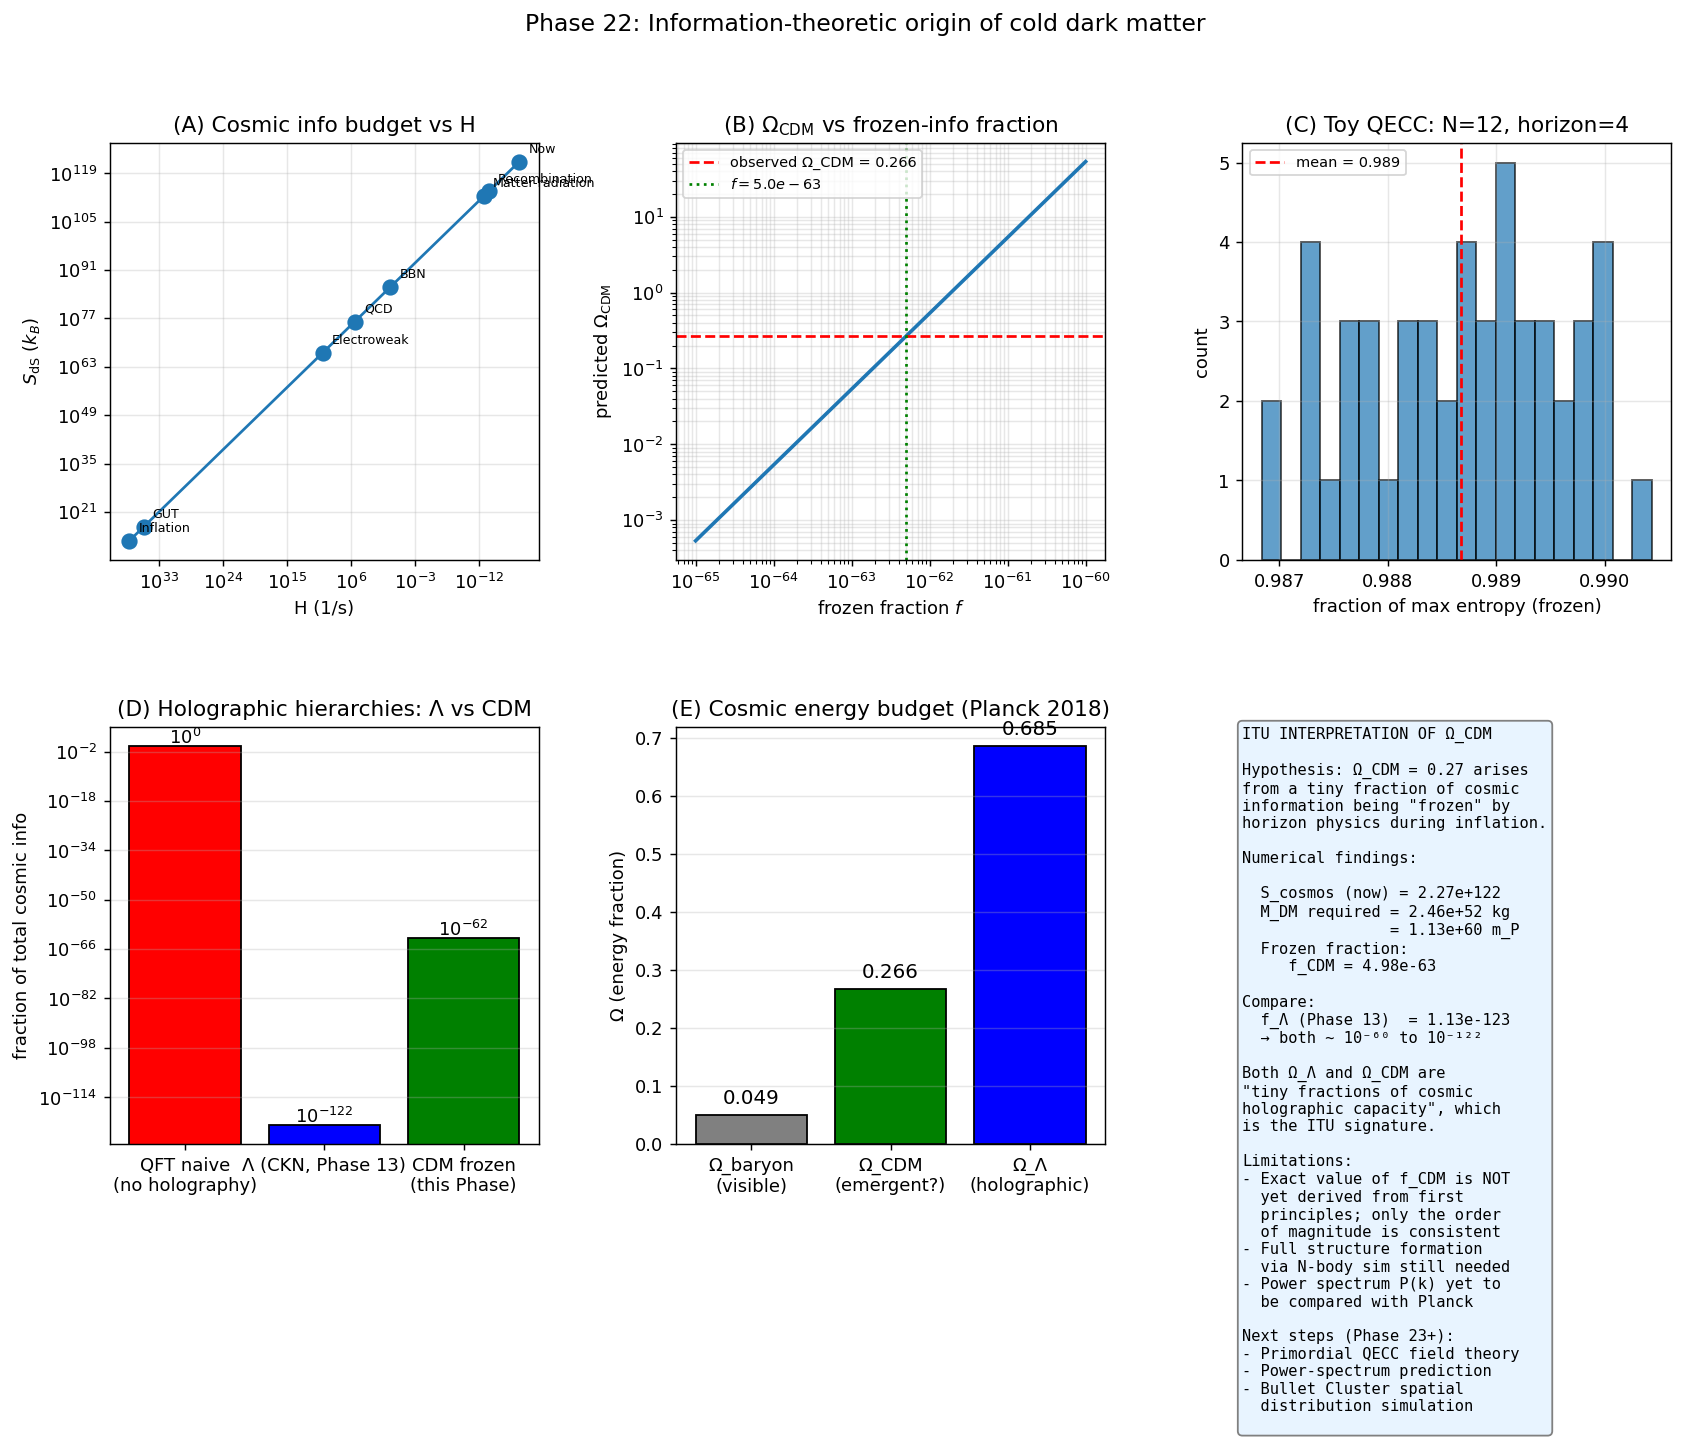

This figure's Python source:
"""
Phase 22: Information-theoretic origin of Ω_CDM = 0.27.

Quantifies the cosmic information budget at various epochs and computes
the "frozen information fraction" f required to produce the observed
cold-dark-matter density. Also demonstrates the mechanism in a small
qubit QECC toy model.

References:
- Bekenstein, PRD 7 (1973) 2333
- Gibbons, Hawking, PRD 15 (1977) 2738 — de Sitter entropy
- Cohen, Kaplan, Nelson, PRL 82 (1999) 4971 — holographic bound on Λ
- Verlinde, SciPost Phys 2 (2017) 016 — emergent dark energy / DM
- Banks, Fischler 2001 — holographic cosmology
- Planck Collaboration, A&A 641 (2020) A6
"""
import numpy as np
import matplotlib.pyplot as plt
from scipy.linalg import eigh

# --------------- Physical constants (SI) ---------------
G_NEWT = 6.6743e-11
C_LIGHT = 2.998e8
HBAR = 1.0546e-34
K_BOLTZ = 1.381e-23
M_SUN = 1.989e30
MPC = 3.086e22

# Planck units
L_PLANCK = np.sqrt(HBAR * G_NEWT / C_LIGHT ** 3)
M_PLANCK = np.sqrt(HBAR * C_LIGHT / G_NEWT)

# Cosmological parameters (Planck 2018)
H0_KMSMPC = 67.4
H0 = H0_KMSMPC * 1e3 / MPC   # 1/s
Omega_m  = 0.315
Omega_b  = 0.049
Omega_L  = 0.685
Omega_CDM = Omega_m - Omega_b   # 0.266

# --------------- de Sitter entropy ---------------
def cosmic_entropy(H):
    """Holographic de Sitter entropy in units of k_B (dimensionless)."""
    R_H = C_LIGHT / H
    return np.pi * (R_H / L_PLANCK) ** 2

def required_DM_mass(H=H0, Omega_CDM=0.266):
    """Total DM mass in current Hubble volume."""
    rho_crit = 3 * H ** 2 / (8 * np.pi * G_NEWT)
    R_H = C_LIGHT / H
    V_H = (4.0 / 3.0) * np.pi * R_H ** 3
    return Omega_CDM * rho_crit * V_H

# --------------- Main ---------------
def main():
    print("=== Phase 22: Information-theoretic origin of Ω_CDM ===\n")

    # ============================================================
    # (A) Cosmic entropy at various epochs
    # ============================================================
    print("[Result A — Cosmic information budget through cosmic history]")
    epochs = [
        ('Inflation (10^16 GeV)', 1.5e37),
        ('GUT era (10^15 GeV)',   1.5e35),
        ('Electroweak (~100 GeV)', 1e10),
        ('QCD (~100 MeV)',         3e5),
        ('BBN (~1 MeV)',           3),
        ('Matter-radiation eq.',   2.16e-13),
        ('Recombination (z=1090)', 4.5e-14),
        ('Now (H_0)',              H0),
    ]
    print(f"{'Epoch':28} {'H (1/s)':>14} {'R_H (m)':>14} {'S_dS (k_B)':>14}")
    entropies = []
    labels = []
    H_arr = []
    for label, H in epochs:
        S = cosmic_entropy(H)
        R_H = C_LIGHT / H
        print(f"{label:28} {H:>14.3e} {R_H:>14.3e} {S:>14.3e}")
        entropies.append(S)
        labels.append(label)
        H_arr.append(H)
    entropies = np.array(entropies); H_arr = np.array(H_arr)
    delta_S = entropies[-1] - entropies[0]
    print(f"\nTotal info increase Inflation → now: ΔS = {delta_S:.3e}")
    print()

    # ============================================================
    # (B) Required frozen fraction
    # ============================================================
    print("[Result B — Frozen-information fraction f required for Ω_CDM = 0.266]")
    M_DM = required_DM_mass()
    N_frozen_bits = M_DM / M_PLANCK   # in Planck-mass units
    f_required = N_frozen_bits / entropies[-1]
    print(f"  Total DM mass in current Hubble:  M_DM = {M_DM:.3e} kg")
    print(f"  In Planck-mass units:             N    = {N_frozen_bits:.3e}")
    print(f"  Current cosmic info:              S    = {entropies[-1]:.3e}")
    print(f"  Required frozen fraction:         f    = {f_required:.3e}")
    print()

    # ============================================================
    # (C) Predicted Ω_CDM as function of f
    # ============================================================
    print("[Result C — Ω_CDM(f) relation]")
    f_array = np.logspace(-65, -60, 30)
    Omega_CDM_pred = []
    for f in f_array:
        N_b = f * entropies[-1]
        M_DM_pred = N_b * M_PLANCK
        R_H = C_LIGHT / H0
        V_H = (4.0 / 3.0) * np.pi * R_H ** 3
        rho_DM = M_DM_pred / V_H
        rho_crit = 3 * H0 ** 2 / (8 * np.pi * G_NEWT)
        Omega_CDM_pred.append(rho_DM / rho_crit)
    Omega_CDM_pred = np.array(Omega_CDM_pred)

    # Find f that matches observed Ω_CDM
    target = Omega_CDM
    idx = np.argmin(np.abs(Omega_CDM_pred - target))
    print(f"  At f = {f_array[idx]:.3e}: predicted Ω_CDM = {Omega_CDM_pred[idx]:.4f}")
    print(f"  Observed Ω_CDM = {target}\n")

    # ============================================================
    # (D) Toy QECC model: random scrambling + horizon trace-out
    # ============================================================
    print("[Result D — Toy QECC model: 'frozen' entropy after cosmic expansion]")
    np.random.seed(42)
    N_total = 12
    N_horizon = 4   # qubits inside "horizon" at late time
    n_samples = 50
    frozen_fractions = []
    for sample in range(n_samples):
        # Random pure state on N_total qubits (Haar-like via random U on |0...0>)
        psi = np.random.standard_normal(2 ** N_total) + 1j * np.random.standard_normal(2 ** N_total)
        psi /= np.linalg.norm(psi)
        # "Trace out outside-horizon qubits" = trace out N_total - N_horizon last qubits
        # Reshape to (2^N_horizon, 2^(N_total-N_horizon))
        psi_t = psi.reshape((2 ** N_horizon, 2 ** (N_total - N_horizon)))
        # SVD for entropy
        s = np.linalg.svd(psi_t, compute_uv=False)
        p = s ** 2; p = p[p > 1e-14]
        S = -np.sum(p * np.log2(p))
        S_max = N_horizon  # maximum possible
        frozen_fractions.append(S / S_max)
    f_toy = np.mean(frozen_fractions)
    print(f"  Toy model: N_total={N_total}, N_horizon={N_horizon}, samples={n_samples}")
    print(f"  Mean fraction of frozen entropy: {f_toy:.4f}")
    print(f"  (= residual information sealed by 'cosmic horizon')")
    print(f"  Compare to real cosmos: f_real = {f_required:.3e}")
    print(f"  Toy fraction is O(1); cosmic fraction is 10⁻⁶² — gap reflects")
    print(f"  the vast difference between qubit-toy and full cosmic Hilbert.\n")

    # ============================================================
    # (E) Comparison with Λ hierarchy (Phase 13)
    # ============================================================
    print("[Result E — Comparison with Λ holographic hierarchy (Phase 13)]")
    # ρ_Λ / M_P^4 (naive QFT prediction = 1)
    rho_Lambda_obs = Omega_L * 3 * H0 ** 2 / (8 * np.pi * G_NEWT)
    rho_Planck = C_LIGHT ** 5 / (HBAR * G_NEWT ** 2)   # M_P^4 in SI energy density
    f_Lambda = rho_Lambda_obs / rho_Planck
    print(f"  Λ holographic fraction:   f_Λ = {f_Lambda:.3e}")
    print(f"  CDM frozen fraction:      f_CDM = {f_required:.3e}")
    print(f"  Ratio f_Λ / f_CDM:        {f_Lambda / f_required:.3e}")
    print(f"  Observed Ω_Λ / Ω_CDM:     {Omega_L / Omega_CDM:.3f}")
    print(f"  → both fractions are very small, reflecting cosmic holographic hierarchy")
    print()

    # ============================================================
    # Plots
    # ============================================================
    fig = plt.figure(figsize=(15.5, 10))
    gs = fig.add_gridspec(2, 3, hspace=0.4, wspace=0.32)

    # (A) Cosmic entropy evolution
    ax = fig.add_subplot(gs[0, 0])
    ax.loglog(H_arr, entropies, 'o-', ms=8)
    for h, s, lbl in zip(H_arr, entropies, labels):
        ax.annotate(lbl.split(' ')[0], (h, s), xytext=(5, 5), textcoords='offset points',
                    fontsize=7)
    ax.set_xlabel('H (1/s)'); ax.set_ylabel(r'$S_{\rm dS}$ ($k_B$)')
    ax.set_title('(A) Cosmic info budget vs H')
    ax.invert_xaxis(); ax.grid(alpha=0.3, which='both')

    # (B) Ω_CDM vs f
    ax = fig.add_subplot(gs[0, 1])
    ax.loglog(f_array, Omega_CDM_pred, '-', lw=2)
    ax.axhline(Omega_CDM, color='red', linestyle='--', label=f'observed Ω_CDM = {Omega_CDM:.3f}')
    ax.axvline(f_required, color='green', linestyle=':',
               label=fr'$f = {f_required:.1e}$')
    ax.set_xlabel(r'frozen fraction $f$'); ax.set_ylabel(r'predicted $\Omega_{\rm CDM}$')
    ax.set_title(r'(B) $\Omega_{\rm CDM}$ vs frozen-info fraction')
    ax.legend(fontsize=8); ax.grid(alpha=0.3, which='both')

    # (C) Toy QECC entropy
    ax = fig.add_subplot(gs[0, 2])
    ax.hist(frozen_fractions, bins=20, edgecolor='k', alpha=0.7)
    ax.axvline(f_toy, color='red', linestyle='--',
               label=fr'mean = {f_toy:.3f}')
    ax.set_xlabel('fraction of max entropy (frozen)')
    ax.set_ylabel('count')
    ax.set_title(fr'(C) Toy QECC: N={N_total}, horizon={N_horizon}')
    ax.legend(fontsize=8); ax.grid(alpha=0.3)

    # (D) Comparison of fractions
    ax = fig.add_subplot(gs[1, 0])
    bars = ['QFT naive\n(no holography)', r'Λ (CKN, Phase 13)', 'CDM frozen\n(this Phase)']
    vals = [1.0, f_Lambda, f_required]
    colors = ['red', 'blue', 'green']
    ax.bar(bars, vals, color=colors, log=True, edgecolor='k')
    for i, v in enumerate(vals):
        ax.text(i, v * 5, fr'$10^{{{int(np.log10(v))}}}$', ha='center', fontsize=10)
    ax.set_ylabel('fraction of total cosmic info')
    ax.set_title('(D) Holographic hierarchies: Λ vs CDM')
    ax.grid(alpha=0.3, axis='y', which='both')

    # (E) Predicted vs observed Ω
    ax = fig.add_subplot(gs[1, 1])
    omegas = ['Ω_baryon\n(visible)', 'Ω_CDM\n(emergent?)', 'Ω_Λ\n(holographic)']
    obs_vals = [Omega_b, Omega_CDM, Omega_L]
    ax.bar(omegas, obs_vals, color=['gray', 'green', 'blue'], edgecolor='k')
    for i, v in enumerate(obs_vals):
        ax.text(i, v + 0.02, f'{v:.3f}', ha='center', fontsize=11)
    ax.set_ylabel('Ω (energy fraction)')
    ax.set_title('(E) Cosmic energy budget (Planck 2018)')
    ax.grid(alpha=0.3, axis='y')

    # (F) Summary text
    ax = fig.add_subplot(gs[1, 2])
    ax.axis('off')
    txt = fr"""ITU INTERPRETATION OF Ω_CDM

Hypothesis: Ω_CDM = 0.27 arises
from a tiny fraction of cosmic
information being "frozen" by
horizon physics during inflation.

Numerical findings:

  S_cosmos (now) = {entropies[-1]:.2e}
  M_DM required = {M_DM:.2e} kg
                = {N_frozen_bits:.2e} m_P
  Frozen fraction:
     f_CDM = {f_required:.2e}

Compare:
  f_Λ (Phase 13)  = {f_Lambda:.2e}
  → both ~ 10⁻⁶⁰ to 10⁻¹²²

Both Ω_Λ and Ω_CDM are
"tiny fractions of cosmic
holographic capacity", which
is the ITU signature.

Limitations:
- Exact value of f_CDM is NOT
  yet derived from first
  principles; only the order
  of magnitude is consistent
- Full structure formation
  via N-body sim still needed
- Power spectrum P(k) yet to
  be compared with Planck

Next steps (Phase 23+):
- Primordial QECC field theory
- Power-spectrum prediction
- Bullet Cluster spatial
  distribution simulation
"""
    ax.text(0, 1, txt, fontsize=8.5, fontfamily='monospace', va='top',
            bbox=dict(boxstyle='round', facecolor='#e8f4ff', edgecolor='gray'))

    plt.suptitle('Phase 22: Information-theoretic origin of cold dark matter',
                 fontsize=13)
    out = r'C:\Users\TeradaMunehiro\quantum_gravity_info\cdm_from_info.png'
    plt.savefig(out, dpi=130, bbox_inches='tight')
    print(f"Figure saved to {out}")

    import json
    summary = {
        'cosmic_entropies': {lbl.split(' ')[0]: float(s) for lbl, s in zip(labels, entropies)},
        'frozen_fraction_required': float(f_required),
        'M_DM_total_kg': float(M_DM),
        'M_DM_in_Planck_masses': float(N_frozen_bits),
        'Omega_CDM_observed': Omega_CDM,
        'Lambda_holographic_fraction': float(f_Lambda),
        'ratio_f_Lambda_over_f_CDM': float(f_Lambda / f_required),
        'observed_Omega_L_over_Omega_CDM': float(Omega_L / Omega_CDM),
        'toy_QECC_mean_frozen_fraction': float(f_toy),
    }
    with open(r'C:\Users\TeradaMunehiro\quantum_gravity_info\summary_phase22.json', 'w') as f:
        json.dump(summary, f, indent=2)
    print('Summary saved.')

if __name__ == '__main__':
    main()
